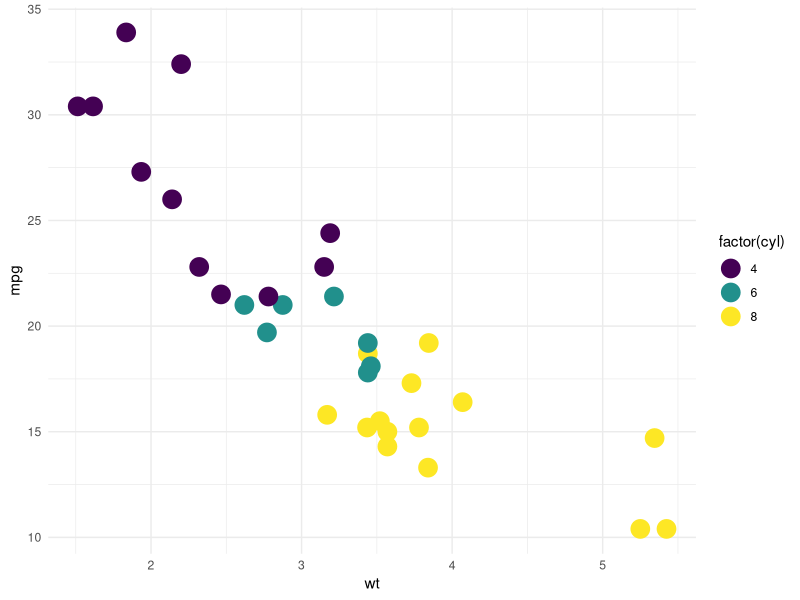
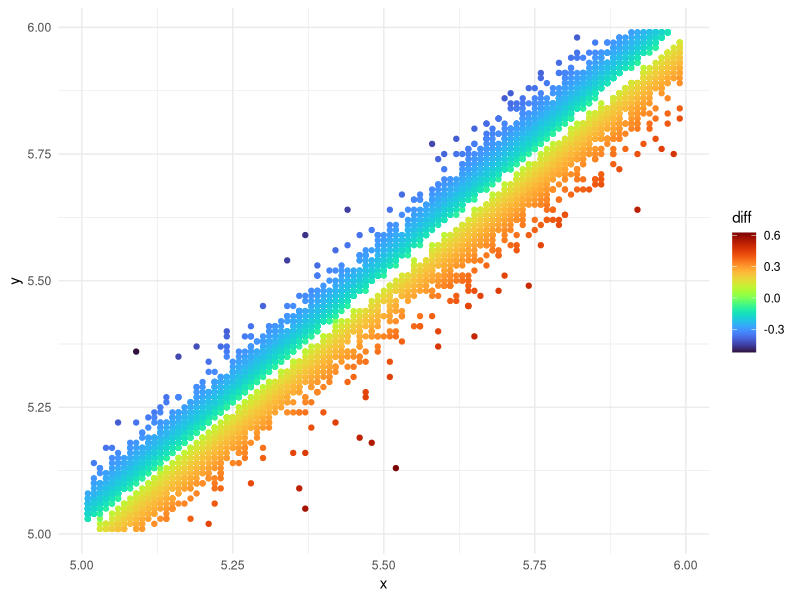
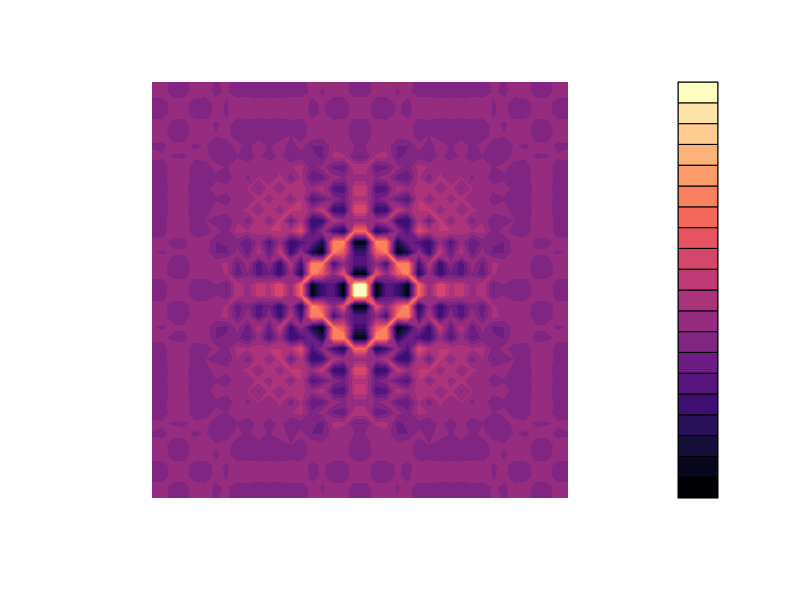
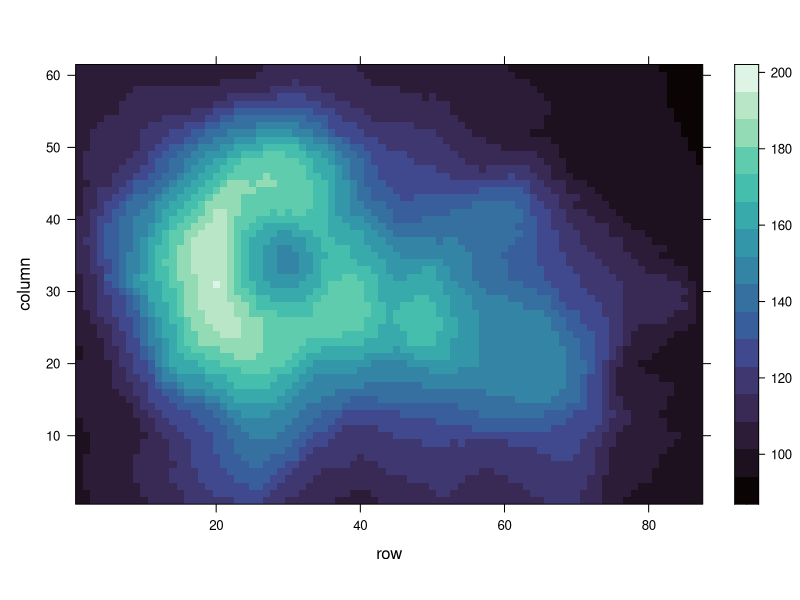

The R source for these figures, in order:
## ---- chunk 1
knitr::opts_chunk$set(
  warning=FALSE,
  message=FALSE,
  fig.align='center'
)
## ---- chunk 2
library(viridis)

## ---- chunk 3
library(viridis)
colors = viridis(3)

# basic plot
library(ggplot2)
ggplot(mtcars, aes(x = wt, y = mpg, color = factor(cyl))) +
  geom_point(size = 6) +
  scale_color_manual(values = colors) +
  theme_minimal()
## ---- chunk 4
# load libraries
library(viridis)
library(ggplot2)

# create dataframe
dsub <- subset(diamonds, x > 5 & x < 6 & y > 5 & y < 6)
dsub$diff <- with(dsub, sqrt(abs(x - y)) * sign(x - y))

# create plot with Turbo color palette
ggplot(dsub, aes(x, y, colour = diff)) +
  geom_point() +
  scale_color_viridis(option='turbo') +
  theme_minimal()
## ---- chunk 5
library(viridis)
x <- y <- seq(-8*pi, 8*pi, len = 40)
r <- sqrt(outer(x^2, y^2, "+"))
filled.contour(
  cos(r^2)*exp(-r/(2*pi)), 
  axes=FALSE,
  color.palette=magma,
  asp=1
)
## ---- chunk 6
library(viridis)
library(lattice)
levelplot(volcano, col.regions = mako(100))
